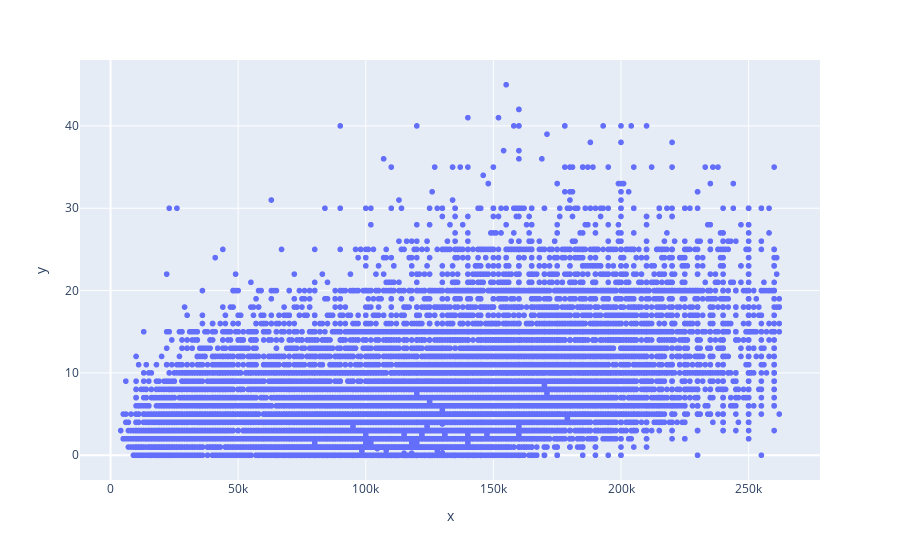

Source (notebook cell):
### Code cell
plt.figure(figsize=(14,10))
fig_data = px.scatter(all_clean_data, sal, yrs )
fig_data.show()

### Figure 1 — Plotly figure (JSON) as saved in the notebook; plotly's stock layout.template omitted (floating-point values rounded to 4 significant figures; data arrays with more than 128 entries replaced by an {"elided": "..."} marker saying what was removed)
{"data": [{"hovertemplate": "x=%{x}<br>y=%{y}<extra></extra>", "legendgroup": "", "marker": {"color": "#636efa", "symbol": "circle"}, "mode": "markers", "name": "", "showlegend": false, "type": "scattergl", "x": {"elided": "41504 int values"}, "xaxis": "x", "y": {"elided": "41504 float values"}, "yaxis": "y"}], "layout": {"legend": {"tracegroupgap": 0}, "margin": {"t": 60}, "xaxis": {"anchor": "y", "domain": [0, 1], "title": {"text": "x"}}, "yaxis": {"anchor": "x", "domain": [0, 1], "title": {"text": "y"}}}}
